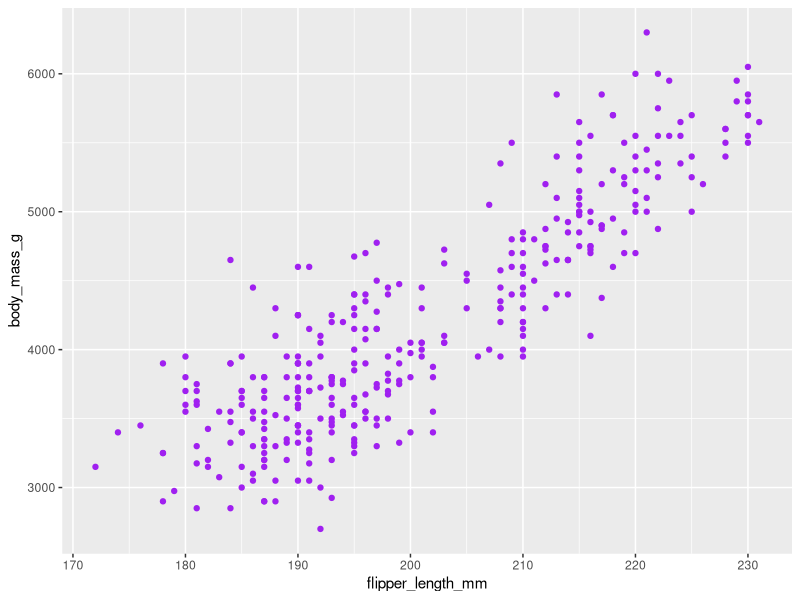
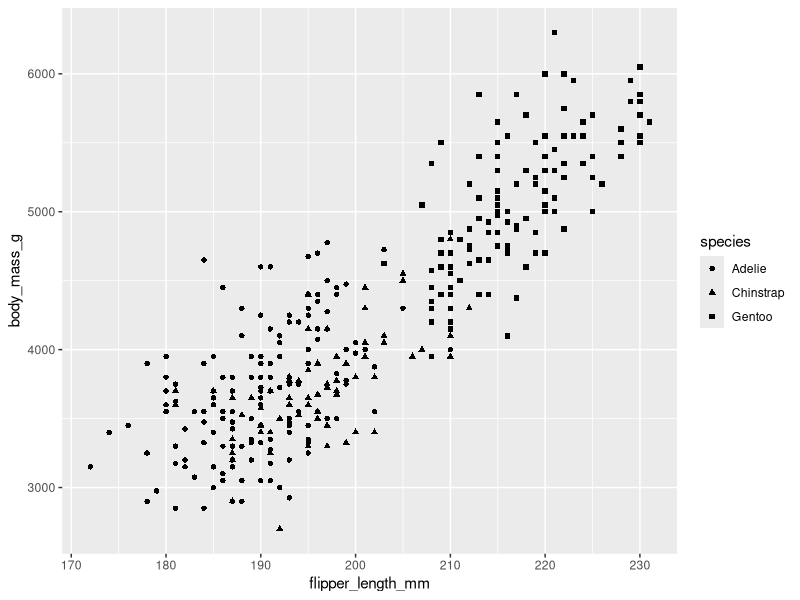
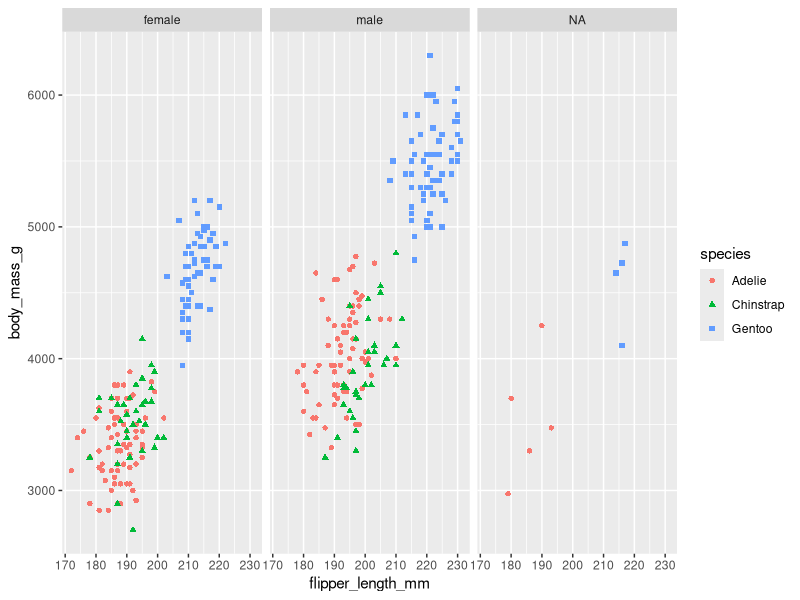
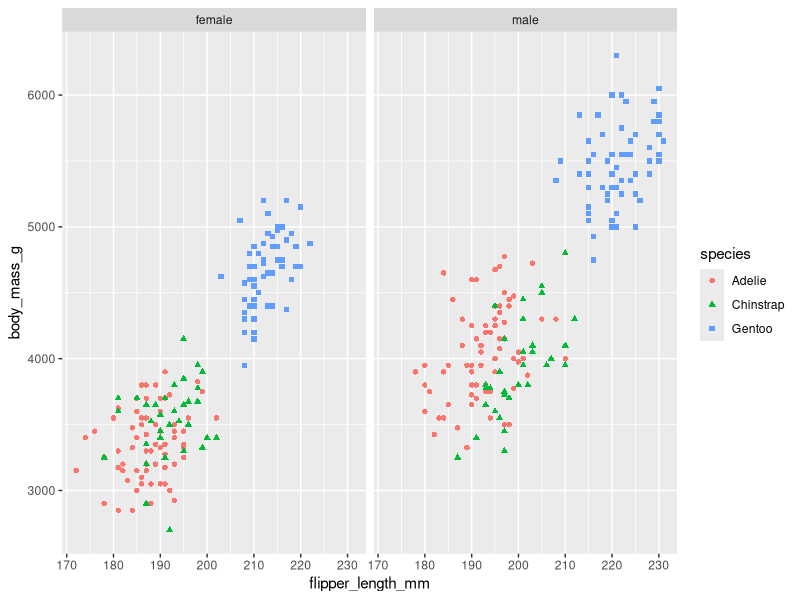

Write the R code that produced these figures, in order.
## ---- chunk 1
library(tidyverse)
library(palmerpenguins)
## ---- chunk 2
glimpse(penguins)

## ---- chunk 3
library(ggplot2)
library(palmerpenguins)
ggplot(data=penguins, aes(x=flipper_length_mm, y=body_mass_g)) +
  geom_point(color="purple")
## ---- chunk 4
ggplot(data=penguins, aes(x=flipper_length_mm, y=body_mass_g)) +
  geom_point(aes(shape=species))

## ---- chunk 5
ggplot(data=penguins, aes(x=flipper_length_mm, y=body_mass_g)) +
  geom_point(aes(color=species, shape=species)) +
  facet_wrap(~sex)

## ---- chunk 6
library(dplyr)
penguins %>%
  drop_na(sex) %>%
  ggplot(aes(x=flipper_length_mm, y=body_mass_g)) +
  geom_point(aes(color=species, shape=species)) +
  facet_wrap(~sex)

